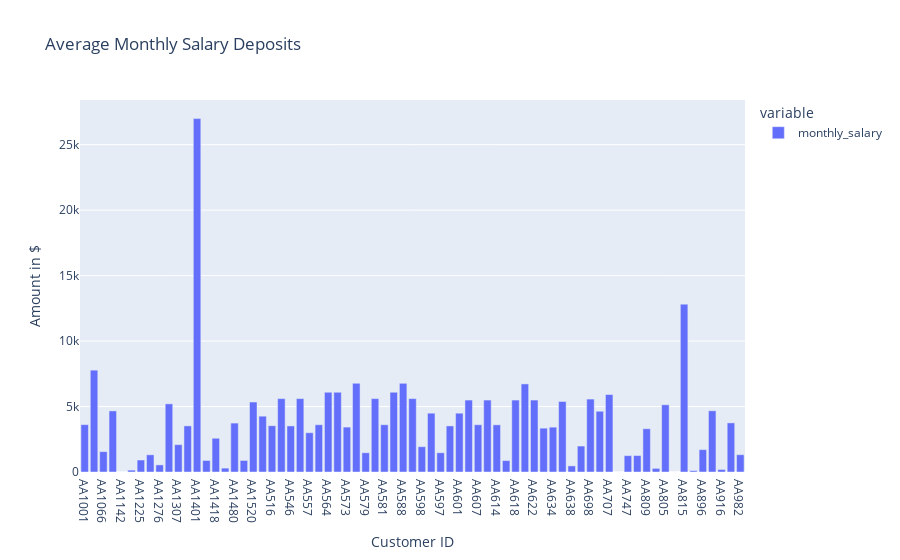

Notebook cell for this chart:
### Markdown cell above
Plotting the distribution of salary

### Code cell
fig = px.bar(monthly_deposit_DataFrame, title="Average Monthly Salary Deposits", 
            labels={"value": "Amount in $", "index": "Customer ID"})
fig.update_layout(uniformtext_minsize=8, uniformtext_mode='hide')
fig.show()

### Figure 1 — Plotly figure (JSON) as saved in the notebook; plotly's stock layout.template omitted (floating-point values rounded to 4 significant figures)
{"data": [{"alignmentgroup": "True", "hovertemplate": "variable=monthly_salary<br>Customer ID=%{x}<br>Amount in $=%{y}<extra></extra>", "legendgroup": "monthly_salary", "marker": {"color": "#636efa"}, "name": "monthly_salary", "offsetgroup": "monthly_salary", "orientation": "v", "showlegend": true, "textposition": "auto", "type": "bar", "x": ["AA1001", "AA1056", "AA1066", "AA1133", "AA1142", "AA1242", "AA1225", "AA1238", "AA1276", "AA1301", "AA1307", "AA1382", "AA1401", "AA1396", "AA1418", "AA1455", "AA1480", "AA1478", "AA1520", "AA1521", "AA516", "AA541", "AA546", "AA555", "AA557", "AA562", "AA564", "AA569", "AA573", "AA575", "AA579", "AA582", "AA581", "AA586", "AA588", "AA592", "AA598", "AA595", "AA597", "AA600", "AA601", "AA604", "AA607", "AA608", "AA614", "AA616", "AA618", "AA619", "AA622", "AA633", "AA634", "AA635", "AA638", "AA640", "AA698", "AA704", "AA707", "AA736", "AA747", "AA756", "AA809", "AA796", "AA805", "AA812", "AA815", "AA863", "AA896", "AA920", "AA916", "AA930", "AA982"], "xaxis": "x", "y": [3617.0, 7778.0, 1556.0, 4666.0, 1, 144.2, 916.1, 1315.0, 543.1, 5205.0, 2089.0, 3522.0, 26990.0, 880.5, 2578.0, 296.7, 3737.0, 881.6, 5345.0, 4263.0, 3534.0, 5606.0, 3520.0, 5606.0, 3000.0, 3610.0, 6092.0, 6092.0, 3430.0, 6775.0, 1470.0, 5606.0, 3610.0, 6092.0, 6775.0, 5606.0, 1932.0, 4492.0, 1470.0, 3520.0, 4492.0, 5496.0, 3610.0, 5496.0, 3604.0, 871.3, 5496.0, 6728.0, 5496.0, 3349.0, 3425.0, 5386.0, 466.6, 1982.0, 5570.0, 4641.0, 5915.0, 1.08, 1251.0, 1255.0, 3304.0, 277.0, 5134.0, 0.28, 12820.0, 102.5, 1708.0, 4675.0, 192.3, 3751.0, 1321.0], "yaxis": "y"}], "layout": {"autosize": true, "barmode": "relative", "legend": {"title": {"text": "variable"}, "tracegroupgap": 0}, "title": {"text": "Average Monthly Salary Deposits"}, "uniformtext": {"minsize": 8, "mode": "hide"}, "xaxis": {"anchor": "y", "autorange": true, "domain": [0, 1], "range": [-0.5, 70.5], "title": {"text": "Customer ID"}, "type": "category"}, "yaxis": {"anchor": "x", "autorange": true, "domain": [0, 1], "range": [0, 28410.0], "title": {"text": "Amount in $"}, "type": "linear"}}}
